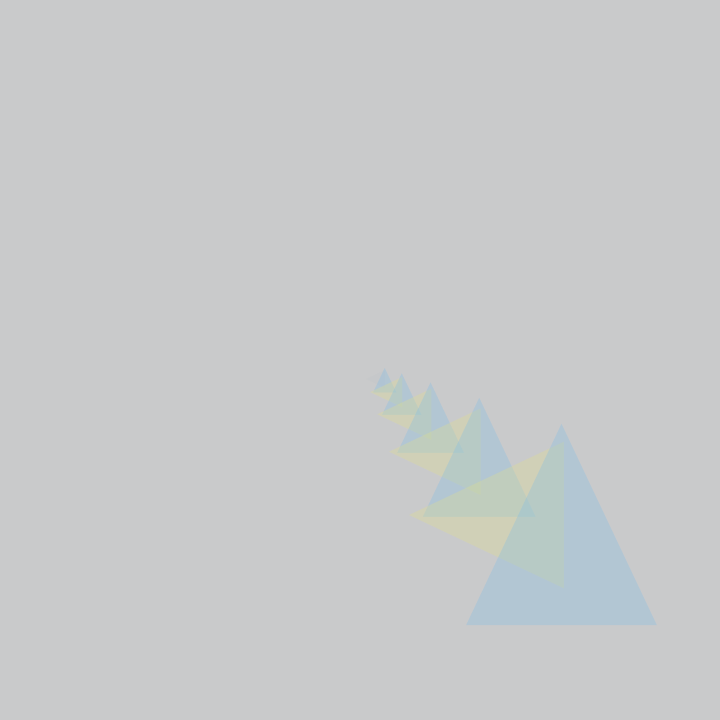
Frame 1 (no input)
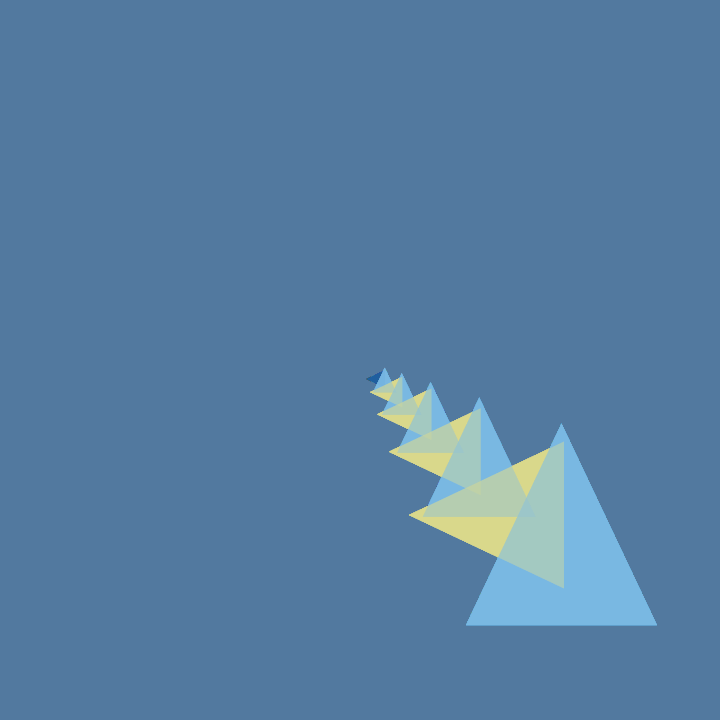
Frame 60 (the mouse pressed at the canvas centre just before this capture)
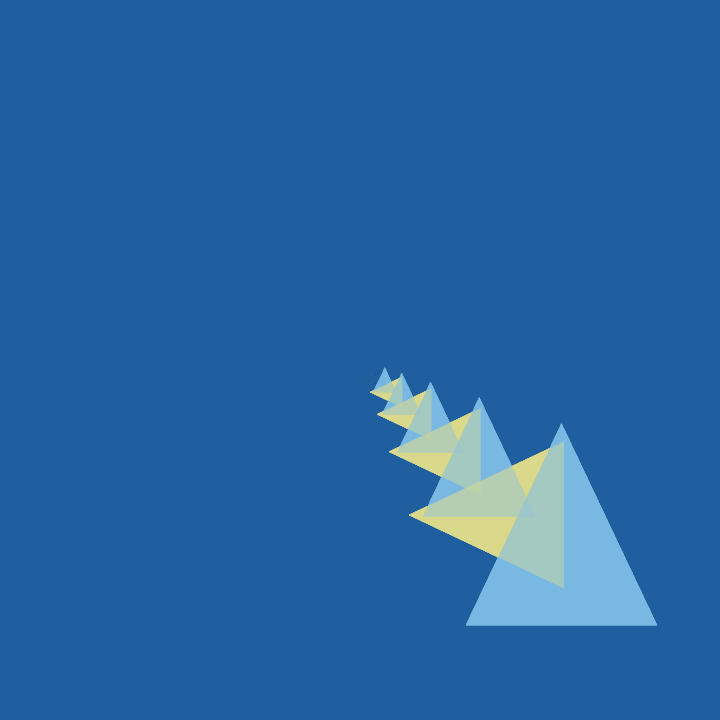
Frame 120 (the mouse held since frame 60 and released just before this capture)

The Processing sketch that drew these frames (run headless with seeded random() and noise(); from frame 60 on, the mouse is pressed at the canvas centre):

// Processing sketch: processing_125075
// ── processing_125075.pde

float f = (30/3);
float e = (75/3);
float d = (58/3);
float c = (20/3);
float b = (86/3);
float a = (75/3);
float t = 30;



void setup(){
  
  size (720,720);
  colorMode(HSB, 360,100,100,100);
  noStroke();

}


void draw(){
  
  fill(200,100,50,1.6);
  rect(0,0,width, height);
  float angulo = radians(mouseX);
  
  
String texto = "ha sempre um copo de mar para um homem navegar";
String [] list = split (texto, ' ');


 if (list[0].equals("ha")) {
  
   translate(width/2, height/2);
  triangle(a, b, c, d, e, f);
  fill (204,46,91,t);
  
}

if (list[1].equals("sempre")) {

 
  rotate (angulo);
  triangle (1.3*f,1.3*e,1.3*b,1.3*a,1.3*d,1.3*c);
  fill (58,40,89,t);
  
  
}


if (list[2].equals("um")) {

 
  rotate (angulo);
  triangle (1.69*c,1.69*d,1.69*e,1.69*f,1.69*a,1.69*b);
  fill (204,46,91,t);
  
  
}

if (list[3].equals("copo")) {

 
  rotate (angulo);
  triangle (2.197*b,2.197*a,2.197*d,2.197*c,2.197*f,2.197*e);
  fill (58,40,89,t);
  
  
}

if (list[4].equals("de")) {

 
  rotate (angulo);
  triangle (2.8561*e,2.8561*f,2.8561*a,2.8561*b,2.8561*c,2.8561*d);
  fill (204,46,91,t);
  
  
}


if (list[5].equals("mar")) {

 
  rotate (angulo);
  triangle (3.71293*d,3.71293*c,3.71293*f,3.71293*e,3.71293*b,3.71293*a);
  fill (58,40,89,t);
  
  
}


if (list[6].equals("para")) {

 
  rotate (angulo);
  triangle (1.3*3.71293*a,1.3*3.71293*b,1.3*3.71293*c,1.3*3.71293*d,1.3*3.71293*e,1.3*3.71293*f);
  fill (204,46,91,t);
  
  
}

if (list[7].equals("um")) {

 
  rotate (angulo);
  triangle (1.3*1.3*3.71293*f,
  1.3*1.3*3.71293*e,
  1.3*1.3*3.71293*b,
  1.3*1.3*3.71293*a,
  1.3*1.3*3.71293*d,
  1.3*1.3*3.71293*c);
  fill (58,40,89,t);
  
  
}

if (list[8].equals("homem")) {

 
  rotate (angulo);
  triangle (1.3*1.3*1.3*3.71293*c,
  1.3*1.3*1.3*3.71293*d,
  1.3*1.3*1.3*3.71293*e,
  1.3*1.3*1.3*3.71293*f,
  1.3*1.3*1.3*3.71293*a,
  1.3*1.3*1.3*3.71293*b);
  fill (204,46,91,t);
  
  
}

if (list[9].equals("navegar")) {

 
  rotate (angulo);
  triangle (1.3*1.3*1.3*1.3*3.71293*b,
  1.3*1.3*1.3*1.3*3.71293*a,
  1.3*1.3*1.3*1.3*3.71293*d,
  1.3*1.3*1.3*1.3*3.71293*c,
  1.3*1.3*1.3*1.3*3.71293*f,
  1.3*1.3*1.3*1.3*3.71293*e);
  fill (58,40,89,t);
  
  
}



}
